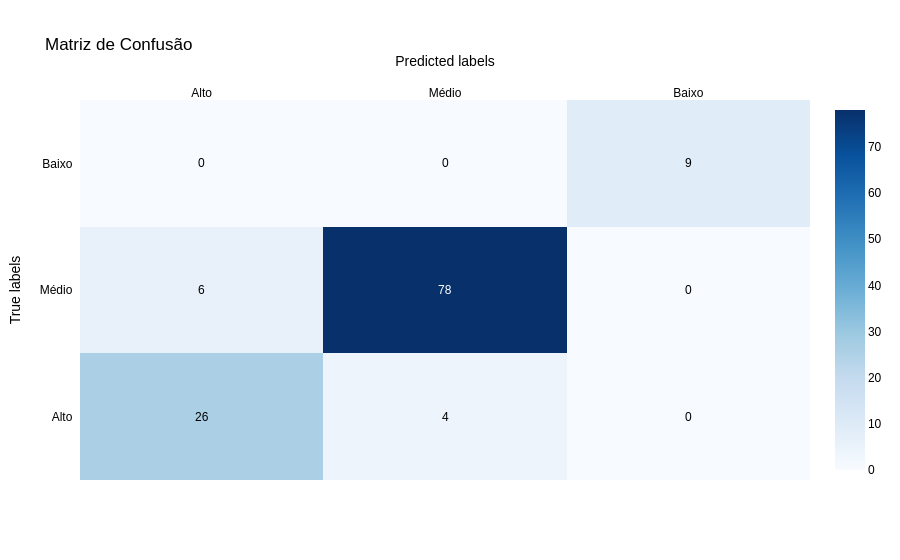

This figure's notebook cell:
### Code cell
# Matriz de confusão

conf_matrix = confusion_matrix(y_train, y_pred_train)

# Definindo  nomes de classes
class_names = ['Alto','Médio','Baixo']

# Plotando a matriz de confusão com Plotly
fig = ff.create_annotated_heatmap(
    z=conf_matrix,
    x=class_names,
    y=class_names,
    colorscale='Blues',
    showscale=True
)
fig.update_layout(
    title='Matriz de Confusão',
    xaxis_title='Predicted labels',
    yaxis_title='True labels',
    font=dict(
        family='Arial',
        size=12,
        color='black'
    )
)

### Figure 1 — Plotly figure (JSON) as saved in the notebook; plotly's stock layout.template omitted (floating-point values rounded to 4 significant figures)
{"data": [{"colorscale": [[0, "rgb(247,251,255)"], [0.125, "rgb(222,235,247)"], [0.25, "rgb(198,219,239)"], [0.375, "rgb(158,202,225)"], [0.5, "rgb(107,174,214)"], [0.625, "rgb(66,146,198)"], [0.75, "rgb(33,113,181)"], [0.875, "rgb(8,81,156)"], [1, "rgb(8,48,107)"]], "reversescale": false, "showscale": true, "type": "heatmap", "x": ["Alto", "Médio", "Baixo"], "y": ["Alto", "Médio", "Baixo"], "z": [[26, 4, 0], [6, 78, 0], [0, 0, 9]]}], "layout": {"annotations": [{"font": {"color": "#000000"}, "showarrow": false, "text": "26", "x": "Alto", "xref": "x", "y": "Alto", "yref": "y"}, {"font": {"color": "#000000"}, "showarrow": false, "text": "4", "x": "Médio", "xref": "x", "y": "Alto", "yref": "y"}, {"font": {"color": "#000000"}, "showarrow": false, "text": "0", "x": "Baixo", "xref": "x", "y": "Alto", "yref": "y"}, {"font": {"color": "#000000"}, "showarrow": false, "text": "6", "x": "Alto", "xref": "x", "y": "Médio", "yref": "y"}, {"font": {"color": "#FFFFFF"}, "showarrow": false, "text": "78", "x": "Médio", "xref": "x", "y": "Médio", "yref": "y"}, {"font": {"color": "#000000"}, "showarrow": false, "text": "0", "x": "Baixo", "xref": "x", "y": "Médio", "yref": "y"}, {"font": {"color": "#000000"}, "showarrow": false, "text": "0", "x": "Alto", "xref": "x", "y": "Baixo", "yref": "y"}, {"font": {"color": "#000000"}, "showarrow": false, "text": "0", "x": "Médio", "xref": "x", "y": "Baixo", "yref": "y"}, {"font": {"color": "#000000"}, "showarrow": false, "text": "9", "x": "Baixo", "xref": "x", "y": "Baixo", "yref": "y"}], "font": {"color": "black", "family": "Arial", "size": 12}, "title": {"text": "Matriz de Confusão"}, "xaxis": {"dtick": 1, "gridcolor": "rgb(0, 0, 0)", "side": "top", "ticks": "", "title": {"text": "Predicted labels"}}, "yaxis": {"dtick": 1, "ticks": "", "ticksuffix": "  ", "title": {"text": "True labels"}}}}
